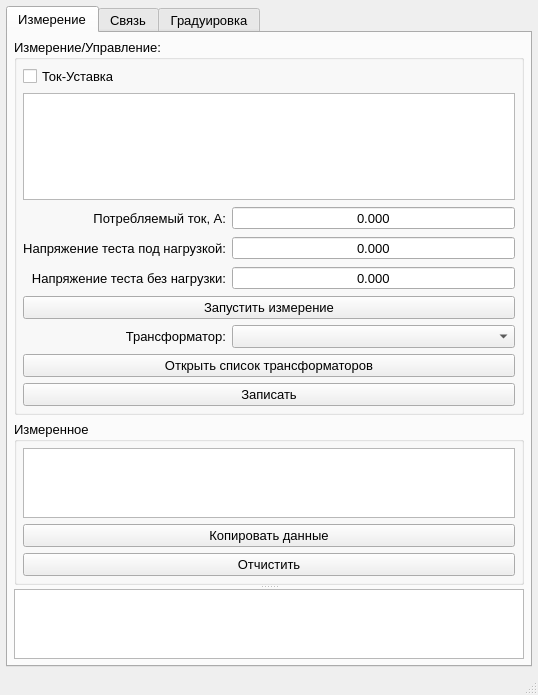
<?xml version="1.0" encoding="UTF-8"?>
<ui version="4.0">
 <class>MainWindow</class>
 <widget class="QMainWindow" name="MainWindow">
  <property name="geometry">
   <rect>
    <x>0</x>
    <y>0</y>
    <width>538</width>
    <height>695</height>
   </rect>
  </property>
  <property name="font">
   <font>
    <pointsize>10</pointsize>
   </font>
  </property>
  <property name="windowTitle">
   <string>MainWindow</string>
  </property>
  <widget class="QWidget" name="centralWidget">
   <layout class="QVBoxLayout" name="verticalLayout_2">
    <property name="leftMargin">
     <number>6</number>
    </property>
    <property name="topMargin">
     <number>6</number>
    </property>
    <property name="rightMargin">
     <number>6</number>
    </property>
    <property name="bottomMargin">
     <number>6</number>
    </property>
    <item>
     <widget class="QTabWidget" name="tabWidget">
      <property name="currentIndex">
       <number>0</number>
      </property>
      <widget class="QWidget" name="tabMeasure">
       <attribute name="title">
        <string>Измерение</string>
       </attribute>
       <layout class="QVBoxLayout" name="verticalLayout_4" stretch="0,1">
        <property name="leftMargin">
         <number>6</number>
        </property>
        <property name="topMargin">
         <number>6</number>
        </property>
        <property name="rightMargin">
         <number>6</number>
        </property>
        <property name="bottomMargin">
         <number>6</number>
        </property>
        <item>
         <widget class="QGroupBox" name="groupBox">
          <property name="title">
           <string>Измерение/Управление:</string>
          </property>
          <layout class="QGridLayout" name="gridLayout">
           <property name="leftMargin">
            <number>6</number>
           </property>
           <property name="topMargin">
            <number>6</number>
           </property>
           <property name="rightMargin">
            <number>6</number>
           </property>
           <property name="bottomMargin">
            <number>6</number>
           </property>
           <item row="3" column="1">
            <widget class="QDoubleSpinBox" name="dsbxCurrentIn">
             <property name="sizePolicy">
              <sizepolicy hsizetype="Expanding" vsizetype="Fixed">
               <horstretch>0</horstretch>
               <verstretch>0</verstretch>
              </sizepolicy>
             </property>
             <property name="alignment">
              <set>Qt::AlignCenter</set>
             </property>
             <property name="readOnly">
              <bool>true</bool>
             </property>
             <property name="buttonSymbols">
              <enum>QAbstractSpinBox::NoButtons</enum>
             </property>
             <property name="decimals">
              <number>3</number>
             </property>
             <property name="maximum">
              <double>3000.000000000000000</double>
             </property>
            </widget>
           </item>
           <item row="7" column="0" colspan="2">
            <widget class="QPushButton" name="pbMeasure">
             <property name="text">
              <string>Запустить измерение</string>
             </property>
             <property name="checkable">
              <bool>true</bool>
             </property>
            </widget>
           </item>
           <item row="3" column="0">
            <widget class="QLabel" name="label_7">
             <property name="sizePolicy">
              <sizepolicy hsizetype="Preferred" vsizetype="Preferred">
               <horstretch>0</horstretch>
               <verstretch>0</verstretch>
              </sizepolicy>
             </property>
             <property name="text">
              <string>Потребляемый ток, А:</string>
             </property>
             <property name="alignment">
              <set>Qt::AlignRight|Qt::AlignTrailing|Qt::AlignVCenter</set>
             </property>
            </widget>
           </item>
           <item row="4" column="1">
            <widget class="QDoubleSpinBox" name="dsbxULoad">
             <property name="alignment">
              <set>Qt::AlignCenter</set>
             </property>
             <property name="readOnly">
              <bool>true</bool>
             </property>
             <property name="buttonSymbols">
              <enum>QAbstractSpinBox::NoButtons</enum>
             </property>
             <property name="decimals">
              <number>3</number>
             </property>
             <property name="maximum">
              <double>3000.000000000000000</double>
             </property>
            </widget>
           </item>
           <item row="1" column="0" colspan="2">
            <widget class="QTableView" name="tvMeasured"/>
           </item>
           <item row="8" column="1">
            <widget class="QComboBox" name="cbxTrans">
             <property name="sizePolicy">
              <sizepolicy hsizetype="Expanding" vsizetype="Fixed">
               <horstretch>0</horstretch>
               <verstretch>0</verstretch>
              </sizepolicy>
             </property>
            </widget>
           </item>
           <item row="0" column="0">
            <widget class="QCheckBox" name="chbxSetPointLoad">
             <property name="text">
              <string>Ток-Уставка</string>
             </property>
            </widget>
           </item>
           <item row="13" column="0" colspan="2">
            <widget class="QPushButton" name="pbWrite">
             <property name="text">
              <string>Записать</string>
             </property>
            </widget>
           </item>
           <item row="8" column="0">
            <widget class="QLabel" name="label_8">
             <property name="sizePolicy">
              <sizepolicy hsizetype="Preferred" vsizetype="Preferred">
               <horstretch>0</horstretch>
               <verstretch>0</verstretch>
              </sizepolicy>
             </property>
             <property name="text">
              <string>Трансформатор:</string>
             </property>
             <property name="alignment">
              <set>Qt::AlignRight|Qt::AlignTrailing|Qt::AlignVCenter</set>
             </property>
            </widget>
           </item>
           <item row="5" column="1">
            <widget class="QDoubleSpinBox" name="dsbxUNoLoad">
             <property name="alignment">
              <set>Qt::AlignCenter</set>
             </property>
             <property name="readOnly">
              <bool>true</bool>
             </property>
             <property name="buttonSymbols">
              <enum>QAbstractSpinBox::NoButtons</enum>
             </property>
             <property name="decimals">
              <number>3</number>
             </property>
             <property name="maximum">
              <double>3000.000000000000000</double>
             </property>
            </widget>
           </item>
           <item row="4" column="0">
            <widget class="QLabel" name="label">
             <property name="text">
              <string>Напряжение теста под нагрузкой:</string>
             </property>
             <property name="alignment">
              <set>Qt::AlignRight|Qt::AlignTrailing|Qt::AlignVCenter</set>
             </property>
            </widget>
           </item>
           <item row="5" column="0">
            <widget class="QLabel" name="label_2">
             <property name="text">
              <string>Напряжение теста без нагрузки:</string>
             </property>
             <property name="alignment">
              <set>Qt::AlignRight|Qt::AlignTrailing|Qt::AlignVCenter</set>
             </property>
            </widget>
           </item>
           <item row="9" column="0" colspan="2">
            <widget class="QPushButton" name="pbTransList">
             <property name="text">
              <string>Открыть список трансформаторов</string>
             </property>
            </widget>
           </item>
          </layout>
         </widget>
        </item>
        <item>
         <widget class="QSplitter" name="splitter">
          <property name="orientation">
           <enum>Qt::Vertical</enum>
          </property>
          <widget class="QGroupBox" name="groupBox_2">
           <property name="title">
            <string>Измеренное</string>
           </property>
           <layout class="QVBoxLayout" name="verticalLayout">
            <property name="leftMargin">
             <number>6</number>
            </property>
            <property name="topMargin">
             <number>6</number>
            </property>
            <property name="rightMargin">
             <number>6</number>
            </property>
            <property name="bottomMargin">
             <number>6</number>
            </property>
            <item>
             <widget class="QTableView" name="tvTested"/>
            </item>
            <item>
             <widget class="QPushButton" name="pbCopy">
              <property name="text">
               <string>Копировать данные</string>
              </property>
             </widget>
            </item>
            <item>
             <widget class="QPushButton" name="pbClear">
              <property name="text">
               <string>Отчистить</string>
              </property>
             </widget>
            </item>
           </layout>
          </widget>
          <widget class="ChartView" name="chartView"/>
         </widget>
        </item>
       </layout>
      </widget>
      <widget class="QWidget" name="tabConnection">
       <attribute name="title">
        <string>Связь</string>
       </attribute>
       <layout class="QVBoxLayout" name="verticalLayout_3">
        <property name="leftMargin">
         <number>6</number>
        </property>
        <property name="topMargin">
         <number>6</number>
        </property>
        <property name="rightMargin">
         <number>6</number>
        </property>
        <property name="bottomMargin">
         <number>6</number>
        </property>
        <item>
         <widget class="QGroupBox" name="groupBox_3">
          <property name="title">
           <string>Связь:</string>
          </property>
          <layout class="QGridLayout" name="gridLayout_4">
           <property name="leftMargin">
            <number>6</number>
           </property>
           <property name="topMargin">
            <number>6</number>
           </property>
           <property name="rightMargin">
            <number>6</number>
           </property>
           <property name="bottomMargin">
            <number>6</number>
           </property>
           <item row="0" column="0">
            <widget class="QLabel" name="label_5">
             <property name="text">
              <string>Ман:</string>
             </property>
             <property name="alignment">
              <set>Qt::AlignRight|Qt::AlignTrailing|Qt::AlignVCenter</set>
             </property>
            </widget>
           </item>
           <item row="0" column="1">
            <widget class="QComboBox" name="cbxPortMan"/>
           </item>
           <item row="0" column="2">
            <widget class="QPushButton" name="pbCheckConnection">
             <property name="text">
              <string>Проверить связь</string>
             </property>
            </widget>
           </item>
           <item row="1" column="0">
            <widget class="QLabel" name="label_6">
             <property name="text">
              <string>Agilent:</string>
             </property>
             <property name="alignment">
              <set>Qt::AlignRight|Qt::AlignTrailing|Qt::AlignVCenter</set>
             </property>
            </widget>
           </item>
           <item row="1" column="1">
            <widget class="QComboBox" name="cbxPortI"/>
           </item>
           <item row="1" column="2">
            <widget class="QCheckBox" name="chbxI">
             <property name="text">
              <string>Agilent (ток I обм.)</string>
             </property>
            </widget>
           </item>
           <item row="0" column="3">
            <spacer name="horizontalSpacer">
             <property name="orientation">
              <enum>Qt::Horizontal</enum>
             </property>
             <property name="sizeHint" stdset="0">
              <size>
               <width>40</width>
               <height>20</height>
              </size>
             </property>
            </spacer>
           </item>
          </layout>
         </widget>
        </item>
        <item>
         <spacer name="verticalSpacer">
          <property name="orientation">
           <enum>Qt::Vertical</enum>
          </property>
          <property name="sizeHint" stdset="0">
           <size>
            <width>20</width>
            <height>40</height>
           </size>
          </property>
         </spacer>
        </item>
       </layout>
      </widget>
      <widget class="QWidget" name="tab">
       <attribute name="title">
        <string>Градуировка</string>
       </attribute>
      </widget>
     </widget>
    </item>
   </layout>
  </widget>
  <widget class="QMenuBar" name="menuBar">
   <property name="geometry">
    <rect>
     <x>0</x>
     <y>0</y>
     <width>538</width>
     <height>22</height>
    </rect>
   </property>
  </widget>
  <widget class="QStatusBar" name="statusBar"/>
 </widget>
 <layoutdefault spacing="6" margin="11"/>
 <customwidgets>
  <customwidget>
   <class>ChartView</class>
   <extends>QGraphicsView</extends>
   <header>chartview.h</header>
  </customwidget>
 </customwidgets>
 <resources/>
 <connections/>
</ui>
